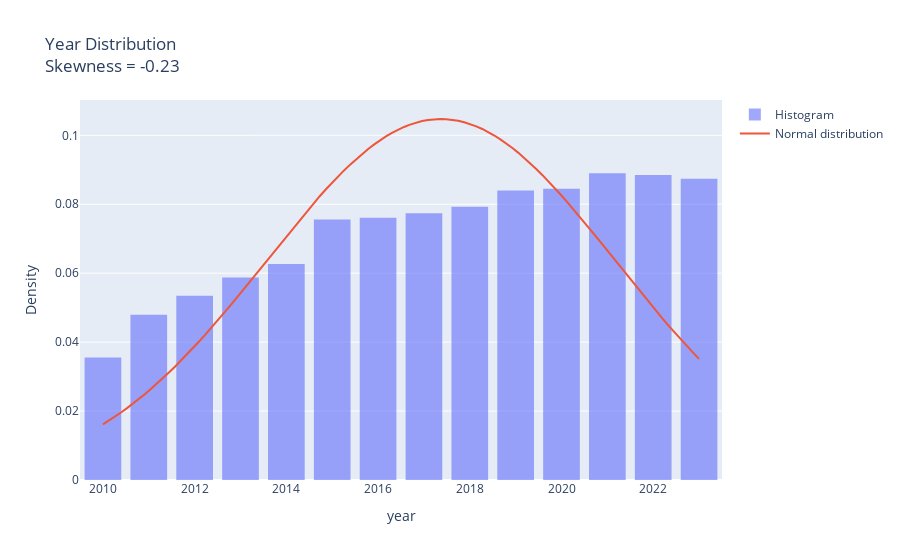
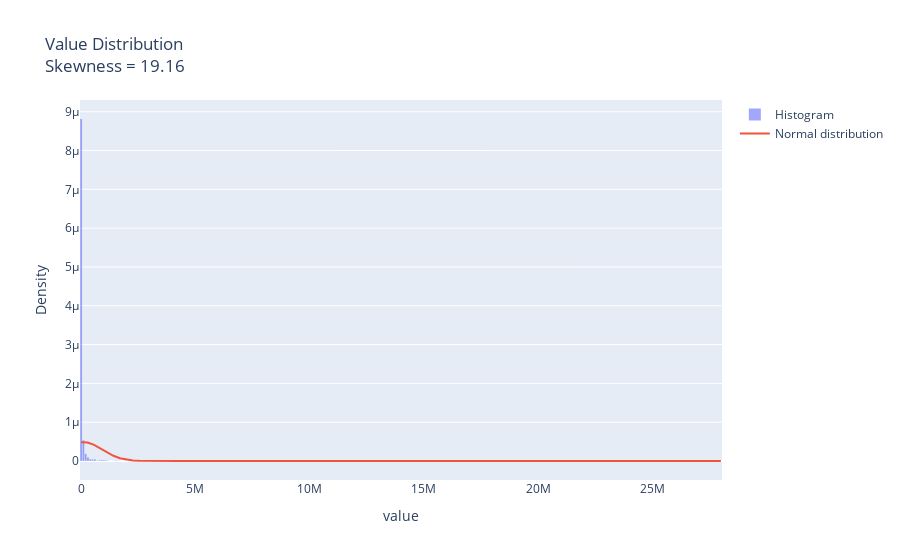

Notebook source saved alongside these figures, in order:
### Code cell
for col in numeric_cols:
    x = df[col]
    mean, std = x.mean(), x.std()

    # plotting histogram with density curve (mix of normal distribution and ...)
    hist = go.Histogram(x=x, histnorm='probability density', name='Histogram', opacity=0.6)
    x_range = np.linspace(x.min(), x.max(), 100)

    normal_curve = go.Scatter(
        x=x_range,
        y=norm.pdf(x_range, mean, std),mode='lines',name='Normal distribution'
    )

    layout = go.Layout(
        title=f'{col.capitalize()} Distribution<br>Skewness = {x.skew():.2f}',
        xaxis_title=col,
        yaxis_title='Density',
        bargap=0.2
       
    )

    fig = go.Figure(data=[hist, normal_curve], layout=layout)
    fig.show()
